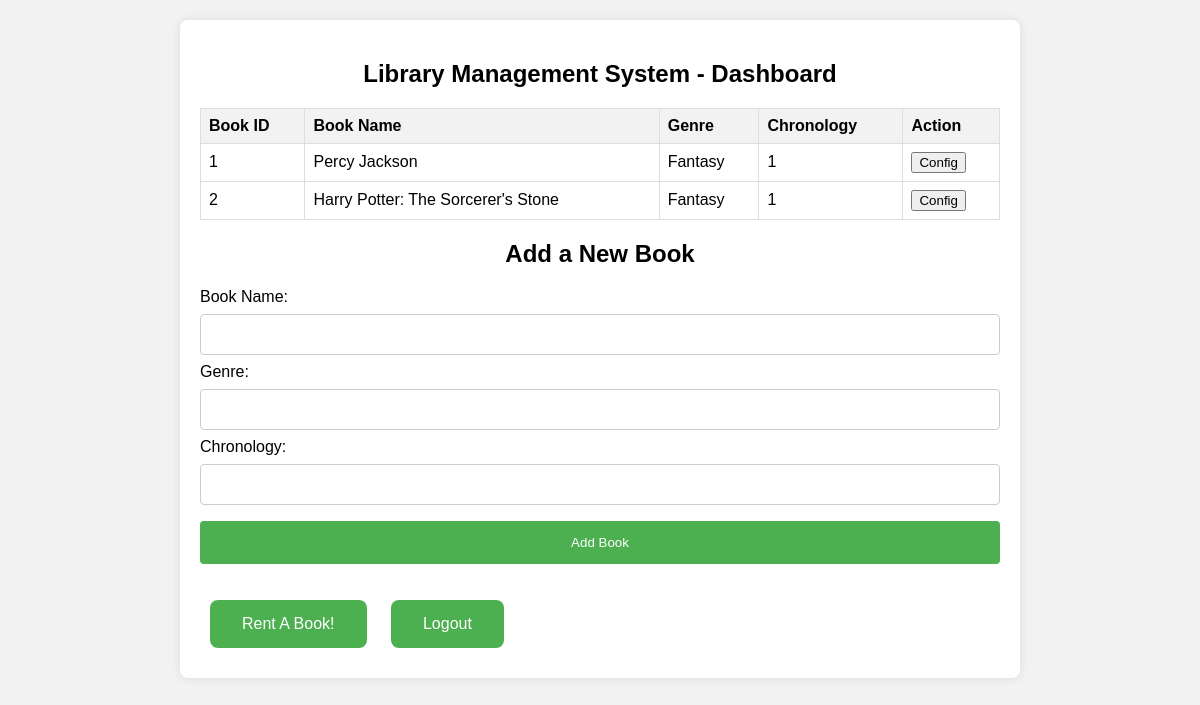
/dashboard.php, run on an earlier commit of the app's database.
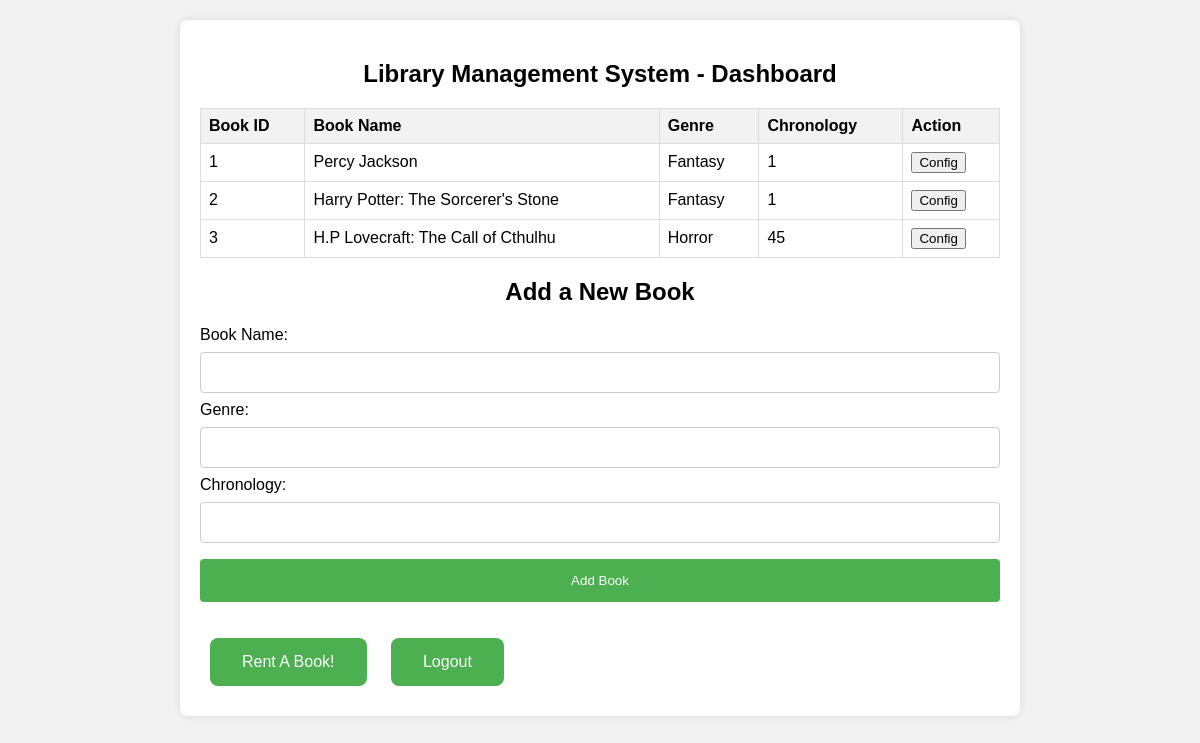
And on a later commit of the database.
### tables this page shows
CREATE TABLE `books` (
  `BookID` int(11) NOT NULL,
  `BookName` varchar(255) DEFAULT NULL,
  `Genre` varchar(255) DEFAULT NULL,
  `Chronology` int(11) DEFAULT NULL
);

### dashboard.php (the view, shortened to what this page needs)
<!DOCTYPE html>
<html>
<head>
</head>
<body>
<div class="container">
    <h2>Library Management System - Dashboard</h2>
  <?php
    include_once("config.php");
    $sql = "SELECT * FROM books";
    $result = $conn->query($sql);
    if ($result->num_rows > 0) {
        echo "<table>";
        echo "<tr><th>Book ID</th><th>Book Name</th><th>Genre</th><th>Chronology</th><th>Action</th></tr>";
        while($row = $result->fetch_assoc()) {
            echo "<tr>";
            echo "<td>".$row["BookID"]."</td>";
            echo "<td>".$row["BookName"]."</td>";
            echo "<td>".$row["Genre"]."</td>";
            echo "<td>".$row["Chronology"]."</td>";
            echo "<td>
                    <form method='post' action='config_book.php'>
                        <input type='hidden' name='book_id' value='".$row["BookID"]."'>
                        <input type='submit' name='config' value='Config'>
                    </form>
                  </td>";
            echo "</tr>";
        }
        echo "</table>";
    } else {
        echo "0 results";
    }
    ?>
    <div class="form-container">
        <h2>Add a New Book</h2>
        <form action="insert_book.php" method="post">
            <label for="bookname">Book Name:</label>
            <input type="text" id="bookname" name="bookname" required>
            <label for="genre">Genre:</label>
            <input type="text" id="genre" name="genre" required>
            <label for="chronology">Chronology:</label>
            <input type="number" id="chronology" name="chronology" required>
            <input type="submit" value="Add Book">
        </form>
    </div>
    <br>
    <a href="bookrent.php" class="button">Rent A Book!</a>
    <a href="logout.php" class="button">Logout</a>
</div>
</body>
</html>

### dashboard.php (style rules this page uses)
body { font-family: Arial, sans-serif; margin: 0; padding: 0; background-color: #f2f2f2; }
.container { max-width: 800px; margin: 20px auto; padding: 20px; background-color: #fff; border-radius: 8px; box-shadow: 0 0 10px rgba(0, 0, 0, 0.1); }
h2 { text-align: center; margin-bottom: 20px; }
table { border-collapse: collapse; width: 100%; }
th, td { border: 1px solid #dddddd; text-align: left; padding: 8px; }
th { background-color: #f2f2f2; }
.button { background-color: #4CAF50; border: none; color: white; padding: 15px 32px; text-align: center; text-decoration: none; display: inline-block; font-size: 16px; margin: 10px; cursor: pointer; border-radius: 8px; transition: background-color 0.3s; }
.form-container { margin-top: 20px; }
.form-container input[type=text], .form-container input[type=number] { width: 100%; padding: 12px 20px; margin: 8px 0; display: inline-block; border: 1px solid #ccc; border-radius: 4px; box-sizing: border-box; }
.form-container input[type=submit] { width: 100%; background-color: #4CAF50; color: white; padding: 14px 20px; margin: 8px 0; border: none; border-radius: 4px; cursor: pointer; }

What changed in the data, as far as the page shows it:
added books: BookID "3", BookName "H.P Lovecraft: The Call of Cthulhu", Genre "Horror", Chronology "45"
